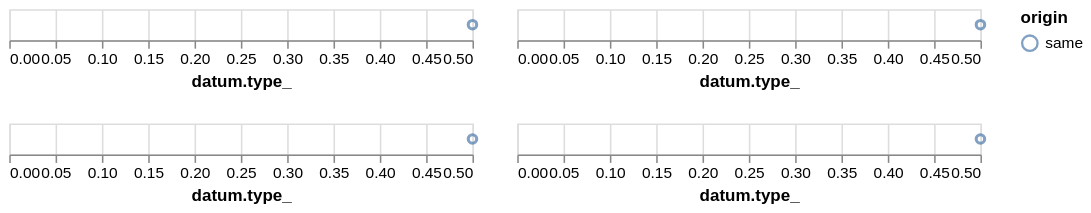

Describe this chart as a Vega-Lite specification.
### Vega-Lite specification from a JSON file in a GitHub repository (floating-point values rounded to 4 significant figures)
{"$schema": "https://vega.github.io/schema/vega-lite/v5.json", "repeat": ["E5M2", "E4M3", "E3M4", "VSQ"], "columns": 2, "spec": {"data": {"values": [{"value": 0.5, "count": 10, "origin": "same", "type_": "E5M2"}]}, "transform": [{"filter": "datum.type_ === 'E5M2'"}], "mark": "point", "encoding": {"x": {"field": "value", "type": "quantitative", "title": "datum.type_"}, "color": {"field": "origin"}}}}
